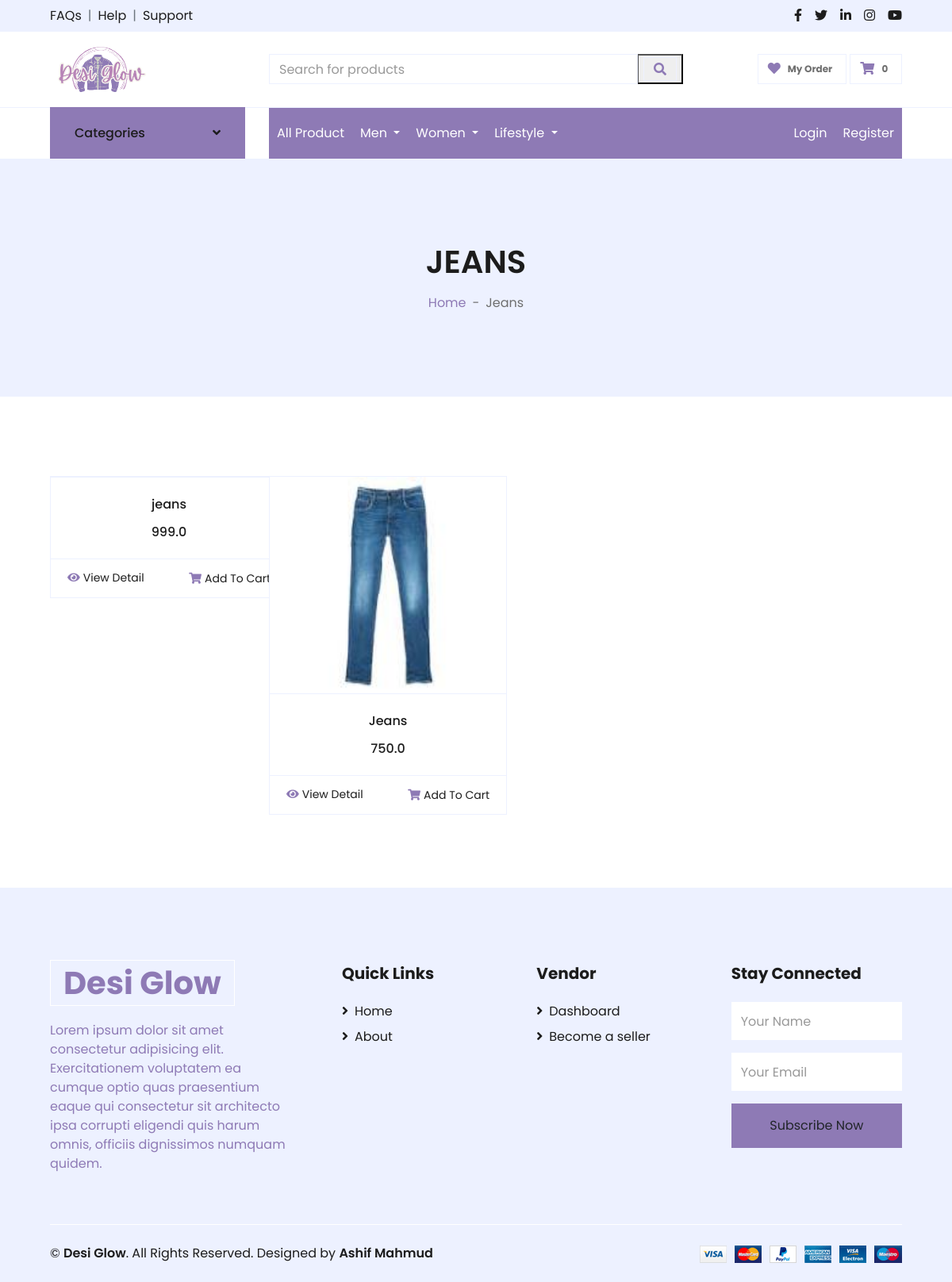
Page /jeans on the committed database.
### home/models.py (models this page shows, shortened)
class Product(models.Model):
    username = models.CharField(max_length=99, blank=True, null=True)
    product_name = models.CharField(max_length=99, blank=True, null=True)
    product_price = models.FloatField(blank=True, null=True)
    PRODUCT_CATEGORIES = [
        ('T-Shirt', 'T-Shirt'),
        ('Shirt', 'Shirt'),
        ('Winter Jacket', 'Winter Jacket'),
        ('Jeans', 'Jeans'),
        ('Panjabi', 'Panjabi'),
        ('Pajama', 'Pajama'),
        ('Polo', 'Polo'),
        ('Tops & T-Shirt', 'Tops & T-Shirt'),
        ('Kamiz/Kurti', 'Kamiz/Kurti'),
        ('Wallet', 'Wallet'),
        ('Bag', 'Bag'),
        ('Cap', 'Cap'),
        ('Sunglasses', 'Sunglasses'),
    ]
    product_category = models.CharField(
        max_length=99,
        choices=PRODUCT_CATEGORIES,
        blank=True,
        null=True,
    )
    product_description = models.TextField(blank=True, null=True)
    additional_information = models.TextField(blank=True, null=True)
    date = models.DateTimeField(auto_now_add=True, blank=True, null=True)
    photo = models.ImageField(upload_to='product_photo/', blank=True, null=True)
    extra_photo1 = models.ImageField(upload_to='product_photo/', blank=True, null=True)
    extra_photo2 = models.ImageField(upload_to='product_photo/', blank=True, null=True)
    extra_photo3 = models.ImageField(upload_to='product_photo/', blank=True, null=True)
    extra_photo4 = models.ImageField(upload_to='product_photo/', blank=True, null=True)

### home/views.py (the view)
# urls.py: path('jeans', jeans, name='jeans'),
def jeans(request):
    jeans = Product.objects.filter(
        product_category='Jeans')
    return render(request, "jeans.html", {'jeans': jeans})

### home/context_processors.py (called while the page is built)
def custom_context(request):
    if request.user.is_authenticated:
        product_count = Cart.objects.filter(username=request.user).count()
    else:
        product_count = 0  # Set a default value if the user is not authenticated
    return {'product_count': product_count}

### templates/jeans.html (shortened to what this page needs)
{% extends "main.html" %}
{% load static %}
{% block content %}
<div class="container-fluid">
    <div class="row border-top px-xl-5">
        <div class="col-lg-3 d-none d-lg-block">
            <a class="btn shadow-none d-flex align-items-center justify-content-between bg-primary text-white w-100"
                data-toggle="collapse" href="#navbar-vertical" style="height: 65px; margin-top: -1px; padding: 0 30px;">
                <h6 class="m-0">Categories</h6>
                <i class="fa fa-angle-down text-dark"></i>
            </a>
        </div>
        <div class="col-lg-9">
            <nav class="navbar navbar-expand-lg bg-light navbar-light py-3 py-lg-0 px-0">
                {% include "navbar.html" %}
            </nav>
        </div>
    </div>
</div>
<div class="container-fluid bg-secondary mb-5">
    <div class="d-flex flex-column align-items-center justify-content-center" style="min-height: 300px">
        <h1 class="font-weight-semi-bold text-uppercase mb-3">Jeans</h1>
        <div class="d-inline-flex">
            <p class="m-0"><a href="">Home</a></p>
            <p class="m-0 px-2">-</p>
            <p class="m-0">Jeans</p>
        </div>
    </div>
</div>
<div class="container-fluid pt-5">
    <div class="row px-xl-5">
        <div class="col-lg-12 col-md-12">
            <div class="row pb-3">
                <div class="col-12 pb-1">
                </div>
                {% for product in jeans %}
                <div class="col-lg-3 col-md-6 col-sm-12 pb-1">
                    <div class="card product-item border-0 mb-4">
                        <div
                            class="card-header product-img position-relative overflow-hidden bg-transparent border p-0">
                            {% if product.photo %}
                            <img class="img-fluid w-100 product-imgimg" src="{{ product.photo.url }}" alt="">
                            {% endif %}
                        </div>
                        <div class="card-body border-left border-right text-center p-0 pt-4 pb-3">
                            <h6 class="text-truncate mb-3">{{ product.product_name }}</h6>
                            <div class="d-flex justify-content-center">
                                <h6>{{ product.product_price }}</h6>
                            </div>
                        </div>
                        <div class="card-footer d-flex justify-content-between bg-light border">
                            <a href="{% url 'detail' product.pk %}" class="btn btn-sm text-dark p-0"><i
                                    class="fas fa-eye text-primary mr-1"></i>View Detail</a>
                            <form action="{% url 'cart_form' %}" method="POST">
                                <button class="btn btn-sm text-dark p-0" type="submit"><i
                                        class="fas fa-shopping-cart text-primary mr-1"></i>Add To Cart</button>
                            </form>
                        </div>
                    </div>
                </div>
                {% endfor %}
            </div>
        </div>
    </div>
</div>
{% endblock content %}

### templates/jeans.html (style rules this page uses)
.product-imgimg { height: 273px; width: 300px !important; box-shadow: 1px 1px 1px black; }
.card { width: 300px !important; }

### rows in the picture
Product: product_name "jeans", product_price "999.0"
Product: photo (picture), product_name "Jeans", product_price "750.0"

### other values in the picture
{{ product_count }} "0"
